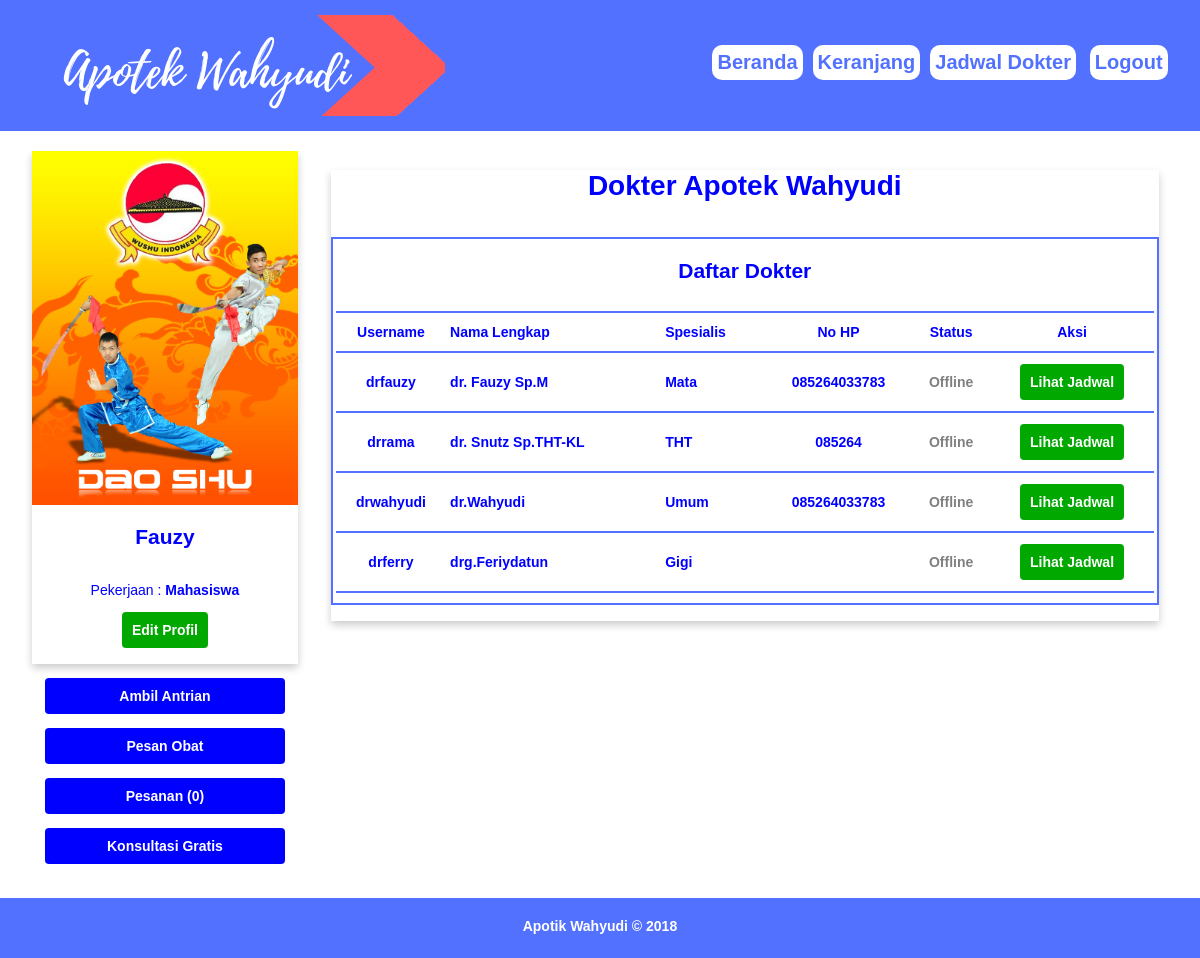
The page /?p=jadwaldokuser (signed in) on the database its author committed.
### tables this page shows
CREATE TABLE `tbl_user` (
  `id` int(11) NOT NULL,
  `username` varchar(20) NOT NULL,
  `password` text NOT NULL,
  `nama` varchar(50) NOT NULL,
  `pekerjaan` text NOT NULL,
  `panggilan` varchar(10) NOT NULL,
  `tmplahir` varchar(25) NOT NULL,
  `tgllahir` date NOT NULL DEFAULT '0000-00-00',
  `jk` char(1) NOT NULL,
  `alamat` text NOT NULL,
  `nohp` varchar(15) NOT NULL,
  `email` varchar(30) NOT NULL,
  `foto` text NOT NULL,
  `tglreg` datetime NOT NULL DEFAULT '0000-00-00 00:00:00',
  `status` int(11) NOT NULL,
  `lastlogin` datetime NOT NULL DEFAULT '0000-00-00 00:00:00',
  `pertanyaan` text,
  `jawaban` text
);

CREATE TABLE `tbl_dokter` (
  `id` int(11) NOT NULL,
  `username` varchar(20) NOT NULL,
  `password` text NOT NULL,
  `nama` varchar(50) NOT NULL,
  `pekerjaan` text NOT NULL,
  `panggilan` varchar(10) NOT NULL,
  `tmplahir` varchar(25) NOT NULL,
  `tgllahir` date NOT NULL DEFAULT '0000-00-00',
  `jk` char(1) NOT NULL,
  `alamat` text NOT NULL,
  `nohp` varchar(15) NOT NULL,
  `email` varchar(30) NOT NULL,
  `foto` text NOT NULL,
  `tglreg` datetime NOT NULL DEFAULT '0000-00-00 00:00:00',
  `status` int(11) NOT NULL,
  `lastlogin` datetime NOT NULL DEFAULT '0000-00-00 00:00:00'
);

### jadwaldokuser.php (the view)
<?php include 'koneksi.php';
 ?>
 <div class="dh12">
   <div class="card">
     <center><h1>Dokter Apotek Wahyudi</h1></center>
     <br>
     <table style="border: 2px solid #5271FF" width="100%">
          <tr>
            <td colspan="8" align="center"><h2>Daftar Dokter</h2> </td>
          </tr>
          <tr>
            <td colspan="8"><hr color="#5271FF"> </td>
          </tr>
       <tr>
         <th>Username</th>
         <td> <b>Nama Lengkap </b></td>
         <td><b>Spesialis </b></td>
         <th>No HP</th>
         <th>Status</th>
         <th>Aksi</th>
       </tr>
       <tr>
            <td colspan="8"><hr color="#5271FF"> </td>
          </tr>
       <?php
       $sql=mysqli_query($kon,"select * from tbl_dokter");
       while ($rm=mysqli_fetch_array($sql)) {
       	if ($rm['status']==1) {
       		$stat="<font style='color: green'>Online </font>";
       	}else{
       		$stat="<font style='color: gray'>Offline </font>";
       	}
         echo "<tr>
         <th>$rm[username]</th>
         <td><b>$rm[nama]</b></td>
         <td><b>$rm[pekerjaan]</b></td>
         <th>$rm[nohp]</th>
         <th>$stat</th>
         <th><a href='index.php?p=waldokser&user=$rm[username]'><button type='button' class='btn btn-edit'>Lihat Jadwal</button></a>
         </th>
         </tr>";
         echo "<tr>
            <td colspan='8'><hr color='#5271FF'> </td>
          </tr>";
       }
        ?>
     </table>
     <br>
   </div>
 </div>

### kiri.php (shortened to what this page needs)
<div class="card">
<?php
if(!empty($rm["foto"])){
	$foto = "foto/$rm[foto]";
}else{
	$foto = "foto/avatar.png";
}
?>
<img src="<?php echo "$foto"; ?>" alt="Avatar" style="width:100%">
<div class="isicard">
<?php
  echo "<h2>$rm[nama]</h2>";
  echo "<p><br>Pekerjaan : <b>$rm[pekerjaan] </b></p>";
?>
<a href="<?php echo "?p=profiledit&user=$rm[username]";?>"><button type="button" class="btn btn-edit">Edit Profil</button></a>
</div>
</div>
<p>
<div align="center">
<a href="<?php echo "?p=antrian"; ?>"><button type="button" class="btn btn-menu">Ambil Antrian</button></a><p></p>
<a href="<?php echo "?p=lihat_obat"; ?>"><button type="button" class="btn btn-menu">Pesan Obat</button></a><p></p>
<?php $sqlp=mysqli_query($kon,"SELECT * from pesanan where username='$_SESSION[user]' and status_pesanan='Belum Diambil'");
$p=mysqli_num_rows($sqlp);
 ?>
<a href="<?php echo "?p=pesanan"; ?>"><button type="button" class="btn btn-menu">Pesanan (<?php echo "$p"; ?>)</button></a> <p></p>
<a href="<?php echo "?p=konsul"; ?>"><button type="button" class="btn btn-menu">Konsultasi Gratis</button></a><p></p>
</div>

### style.css (style rules this page uses)
body { font-family:Arial; font-size:14px; padding:0px; margin:0px; }
.dh12 { width:97.91%; }
.dh1, .dh2, .dh3, .dh4, .dh5, .dh6, .dh7, .dh8, .dh9, .dh10, .dh11, .dh12 { float:left; display:inline; margin:0 1.04%; }
.card { box-shadow: 0 4px 8px 0 rgba(0,0,0,0.2); }
.isicard { padding:2px 16px; text-align:center; }
.btn { font-family:Arial; font-size:14px; padding:9px; cursor:pointer; border:1px solid transparent; border-radius:4px; }
.btn-edit { color:#FFFFFF; background-color:#00A800; width:auto; font-weight: bold; }
.btn-menu { color:#FFFFFF; background-color:blue; width:90%; font-weight:bold; }

### rows shown on the page
tbl_user: foto (picture), nama "Fauzy", pekerjaan "Mahasiswa"
tbl_dokter: username "drfauzy", nama "dr. Fauzy Sp.M", pekerjaan "Mata", nohp "085264033783", status "Offline"
tbl_dokter: username "drrama", nama "dr. Snutz Sp.THT-KL", pekerjaan "THT", nohp "085264", status "Offline"
tbl_dokter: username "drwahyudi", nama "dr.Wahyudi", pekerjaan "Umum", nohp "085264033783", status "Offline"
tbl_dokter: username "drferry", nama "drg.Feriydatun", pekerjaan "Gigi", status "Offline"

### other values the page prints
$p "0"
